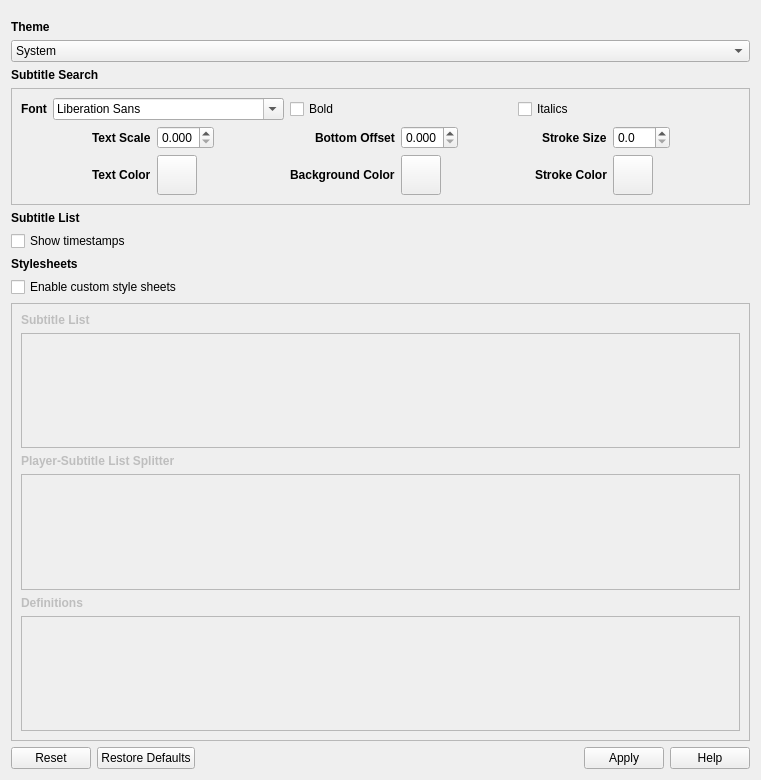
<?xml version="1.0" encoding="UTF-8"?>
<ui version="4.0">
 <class>InterfaceSettings</class>
 <widget class="QWidget" name="InterfaceSettings">
  <property name="geometry">
   <rect>
    <x>0</x>
    <y>0</y>
    <width>761</width>
    <height>780</height>
   </rect>
  </property>
  <property name="windowTitle">
   <string>Form</string>
  </property>
  <layout class="QVBoxLayout" name="layoutParent">
   <item>
    <widget class="QScrollArea" name="scrollArea">
     <property name="frameShape">
      <enum>QFrame::NoFrame</enum>
     </property>
     <property name="widgetResizable">
      <bool>true</bool>
     </property>
     <widget class="QWidget" name="scrollAreaWidgetContents">
      <property name="geometry">
       <rect>
        <x>0</x>
        <y>0</y>
        <width>728</width>
        <height>747</height>
       </rect>
      </property>
      <layout class="QVBoxLayout" name="verticalLayout_2">
       <property name="leftMargin">
        <number>0</number>
       </property>
       <property name="rightMargin">
        <number>0</number>
       </property>
       <property name="bottomMargin">
        <number>0</number>
       </property>
       <item>
        <widget class="QLabel" name="labelTheme">
         <property name="font">
          <font>
           <weight>75</weight>
           <bold>true</bold>
          </font>
         </property>
         <property name="text">
          <string>Theme</string>
         </property>
        </widget>
       </item>
       <item>
        <widget class="QComboBox" name="comboTheme">
         <item>
          <property name="text">
           <string>System</string>
          </property>
         </item>
         <item>
          <property name="text">
           <string>Light</string>
          </property>
         </item>
         <item>
          <property name="text">
           <string>Dark</string>
          </property>
         </item>
        </widget>
       </item>
       <item>
        <widget class="QLabel" name="labelSubSearch">
         <property name="font">
          <font>
           <weight>75</weight>
           <bold>true</bold>
          </font>
         </property>
         <property name="text">
          <string>Subtitle Search</string>
         </property>
        </widget>
       </item>
       <item>
        <widget class="QFrame" name="frameSubSearch">
         <property name="enabled">
          <bool>true</bool>
         </property>
         <property name="frameShape">
          <enum>QFrame::StyledPanel</enum>
         </property>
         <property name="frameShadow">
          <enum>QFrame::Raised</enum>
         </property>
         <layout class="QVBoxLayout" name="verticalLayout_3">
          <item>
           <layout class="QHBoxLayout" name="layoutSubFont">
            <item>
             <widget class="QLabel" name="labelSubFont">
              <property name="sizePolicy">
               <sizepolicy hsizetype="Fixed" vsizetype="Preferred">
                <horstretch>0</horstretch>
                <verstretch>0</verstretch>
               </sizepolicy>
              </property>
              <property name="font">
               <font>
                <weight>75</weight>
                <bold>true</bold>
               </font>
              </property>
              <property name="text">
               <string>Font</string>
              </property>
             </widget>
            </item>
            <item>
             <widget class="QFontComboBox" name="fontComboSub">
              <property name="writingSystem">
               <enum>QFontDatabase::Japanese</enum>
              </property>
             </widget>
            </item>
            <item>
             <widget class="QCheckBox" name="checkSubBold">
              <property name="text">
               <string>Bold</string>
              </property>
             </widget>
            </item>
            <item>
             <widget class="QCheckBox" name="checkSubItalic">
              <property name="text">
               <string>Italics</string>
              </property>
             </widget>
            </item>
           </layout>
          </item>
          <item>
           <layout class="QGridLayout" name="gridLayout">
            <item row="1" column="8">
             <widget class="QToolButton" name="buttonSubStroke">
              <property name="minimumSize">
               <size>
                <width>40</width>
                <height>40</height>
               </size>
              </property>
              <property name="toolTip">
               <string>The color of the stroke.</string>
              </property>
             </widget>
            </item>
            <item row="1" column="7" alignment="Qt::AlignRight">
             <widget class="QLabel" name="labelSubStrokeColor">
              <property name="font">
               <font>
                <weight>75</weight>
                <bold>true</bold>
               </font>
              </property>
              <property name="text">
               <string>Stroke Color</string>
              </property>
             </widget>
            </item>
            <item row="0" column="2">
             <widget class="QDoubleSpinBox" name="spinSubScale">
              <property name="toolTip">
               <string>How large the text should appear relative to the size of the player.
A value of 0.1 would make each character 10% of the height of the player.</string>
              </property>
              <property name="decimals">
               <number>3</number>
              </property>
              <property name="maximum">
               <double>1.000000000000000</double>
              </property>
              <property name="singleStep">
               <double>0.010000000000000</double>
              </property>
             </widget>
            </item>
            <item row="0" column="7" alignment="Qt::AlignRight">
             <widget class="QLabel" name="labelSubStrokeSize">
              <property name="font">
               <font>
                <weight>75</weight>
                <bold>true</bold>
               </font>
              </property>
              <property name="text">
               <string>Stroke Size</string>
              </property>
             </widget>
            </item>
            <item row="0" column="1" alignment="Qt::AlignRight">
             <widget class="QLabel" name="labelSubScale">
              <property name="font">
               <font>
                <weight>75</weight>
                <bold>true</bold>
               </font>
              </property>
              <property name="text">
               <string>Text Scale</string>
              </property>
             </widget>
            </item>
            <item row="0" column="4" alignment="Qt::AlignRight">
             <widget class="QLabel" name="labelSubOffset">
              <property name="font">
               <font>
                <weight>75</weight>
                <bold>true</bold>
               </font>
              </property>
              <property name="text">
               <string>Bottom Offset</string>
              </property>
             </widget>
            </item>
            <item row="0" column="6">
             <spacer name="horizontalSpacer_4">
              <property name="orientation">
               <enum>Qt::Horizontal</enum>
              </property>
              <property name="sizeHint" stdset="0">
               <size>
                <width>40</width>
                <height>20</height>
               </size>
              </property>
             </spacer>
            </item>
            <item row="1" column="4" alignment="Qt::AlignRight">
             <widget class="QLabel" name="labelSubBackground">
              <property name="font">
               <font>
                <weight>75</weight>
                <bold>true</bold>
               </font>
              </property>
              <property name="text">
               <string>Background Color</string>
              </property>
             </widget>
            </item>
            <item row="0" column="9">
             <spacer name="horizontalSpacer_2">
              <property name="orientation">
               <enum>Qt::Horizontal</enum>
              </property>
              <property name="sizeHint" stdset="0">
               <size>
                <width>40</width>
                <height>20</height>
               </size>
              </property>
             </spacer>
            </item>
            <item row="1" column="1" alignment="Qt::AlignRight">
             <widget class="QLabel" name="labelSubColor">
              <property name="font">
               <font>
                <weight>75</weight>
                <bold>true</bold>
               </font>
              </property>
              <property name="text">
               <string>Text Color</string>
              </property>
             </widget>
            </item>
            <item row="0" column="8">
             <widget class="QDoubleSpinBox" name="spinSubStroke">
              <property name="toolTip">
               <string>Size of the stroke around text.
A value of 0 disables stroke.</string>
              </property>
              <property name="decimals">
               <number>1</number>
              </property>
             </widget>
            </item>
            <item row="0" column="0">
             <spacer name="horizontalSpacer">
              <property name="orientation">
               <enum>Qt::Horizontal</enum>
              </property>
              <property name="sizeHint" stdset="0">
               <size>
                <width>40</width>
                <height>20</height>
               </size>
              </property>
             </spacer>
            </item>
            <item row="0" column="5">
             <widget class="QDoubleSpinBox" name="spinSubOffset">
              <property name="toolTip">
               <string>How high the subtitle search should appear from the bottom relative the size of the player.
A value of 0 positions the subtitle at the bottom.
A value of 1 positions the subtitle at the top.</string>
              </property>
              <property name="decimals">
               <number>3</number>
              </property>
              <property name="maximum">
               <double>1.000000000000000</double>
              </property>
              <property name="singleStep">
               <double>0.010000000000000</double>
              </property>
             </widget>
            </item>
            <item row="1" column="2">
             <widget class="QToolButton" name="buttonSubColor">
              <property name="minimumSize">
               <size>
                <width>40</width>
                <height>40</height>
               </size>
              </property>
              <property name="toolTip">
               <string>The color of the text.</string>
              </property>
             </widget>
            </item>
            <item row="0" column="3">
             <spacer name="horizontalSpacer_3">
              <property name="orientation">
               <enum>Qt::Horizontal</enum>
              </property>
              <property name="sizeHint" stdset="0">
               <size>
                <width>40</width>
                <height>20</height>
               </size>
              </property>
             </spacer>
            </item>
            <item row="1" column="5">
             <widget class="QToolButton" name="buttonSubBackground">
              <property name="minimumSize">
               <size>
                <width>40</width>
                <height>40</height>
               </size>
              </property>
              <property name="toolTip">
               <string>The color of the background.</string>
              </property>
             </widget>
            </item>
           </layout>
          </item>
         </layout>
        </widget>
       </item>
       <item>
        <widget class="QLabel" name="labelSubList_2">
         <property name="font">
          <font>
           <weight>75</weight>
           <bold>true</bold>
          </font>
         </property>
         <property name="text">
          <string>Subtitle List</string>
         </property>
        </widget>
       </item>
       <item>
        <widget class="QCheckBox" name="checkSubListTimestamps">
         <property name="text">
          <string>Show timestamps</string>
         </property>
        </widget>
       </item>
       <item>
        <widget class="QLabel" name="labelStylesheets">
         <property name="font">
          <font>
           <weight>75</weight>
           <bold>true</bold>
          </font>
         </property>
         <property name="text">
          <string>Stylesheets</string>
         </property>
        </widget>
       </item>
       <item>
        <widget class="QCheckBox" name="checkStyleSheets">
         <property name="toolTip">
          <string>Style sheets allow for interface customization with CSS-like syntax
Click the help button for documentation</string>
         </property>
         <property name="text">
          <string>Enable custom style sheets</string>
         </property>
        </widget>
       </item>
       <item>
        <widget class="QFrame" name="frameStyleSheets">
         <property name="enabled">
          <bool>false</bool>
         </property>
         <property name="frameShape">
          <enum>QFrame::StyledPanel</enum>
         </property>
         <property name="frameShadow">
          <enum>QFrame::Raised</enum>
         </property>
         <layout class="QVBoxLayout" name="verticalLayout">
          <item>
           <widget class="QLabel" name="labelSubList">
            <property name="font">
             <font>
              <weight>75</weight>
              <bold>true</bold>
             </font>
            </property>
            <property name="text">
             <string>Subtitle List</string>
            </property>
           </widget>
          </item>
          <item>
           <widget class="QPlainTextEdit" name="editSubList"/>
          </item>
          <item>
           <widget class="QLabel" name="labelSplitter">
            <property name="font">
             <font>
              <weight>75</weight>
              <bold>true</bold>
             </font>
            </property>
            <property name="text">
             <string>Player-Subtitle List Splitter</string>
            </property>
           </widget>
          </item>
          <item>
           <widget class="QPlainTextEdit" name="editSplitter"/>
          </item>
          <item>
           <widget class="QLabel" name="labelDefinitions">
            <property name="font">
             <font>
              <weight>75</weight>
              <bold>true</bold>
             </font>
            </property>
            <property name="text">
             <string>Definitions</string>
            </property>
           </widget>
          </item>
          <item>
           <widget class="QPlainTextEdit" name="editDefinitions"/>
          </item>
         </layout>
        </widget>
       </item>
      </layout>
     </widget>
    </widget>
   </item>
   <item>
    <widget class="QDialogButtonBox" name="buttonBox">
     <property name="standardButtons">
      <set>QDialogButtonBox::Apply|QDialogButtonBox::Help|QDialogButtonBox::Reset|QDialogButtonBox::RestoreDefaults</set>
     </property>
    </widget>
   </item>
  </layout>
 </widget>
 <resources/>
 <connections/>
</ui>
